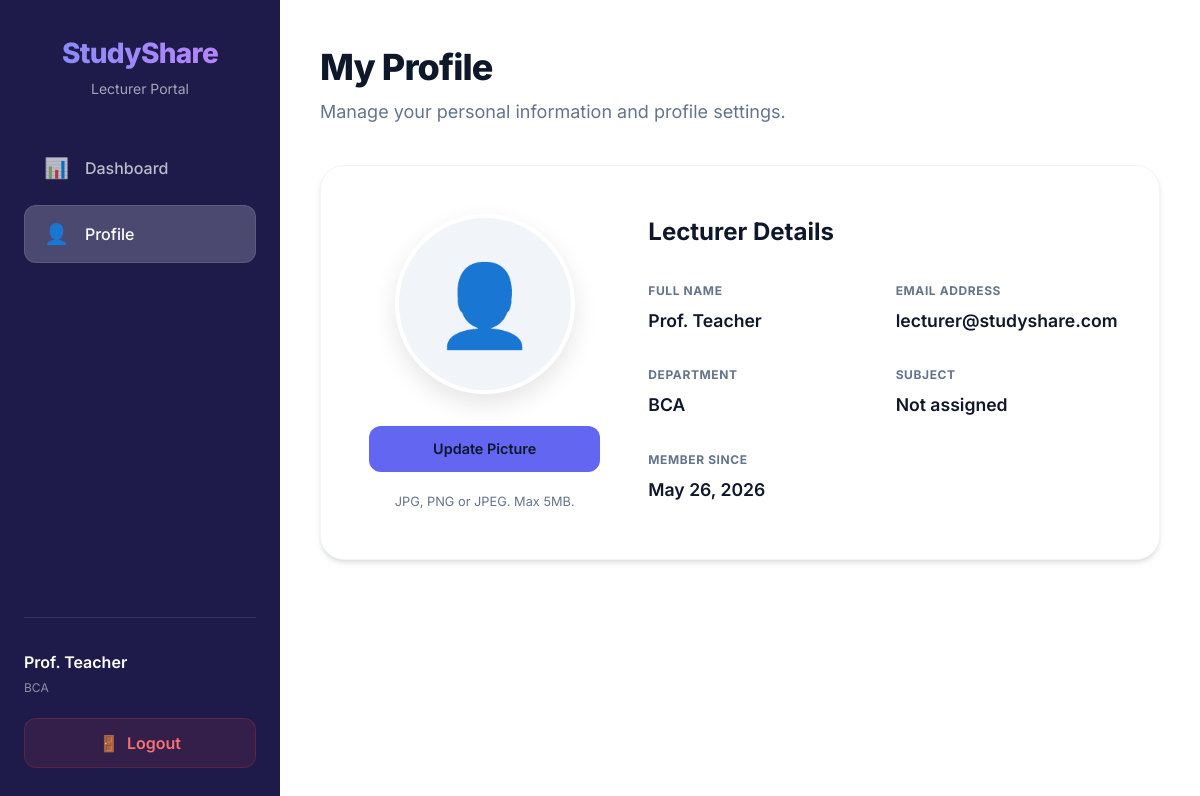
The app's page /lecture/profile.php (signed in) with its own data.
### tables this page shows
CREATE TABLE IF NOT EXISTS lecturers (
    id INT PRIMARY KEY AUTO_INCREMENT,
    username VARCHAR(100) UNIQUE NOT NULL,
    password VARCHAR(255) NOT NULL,
    name VARCHAR(100) NOT NULL,
    email VARCHAR(100),
    department VARCHAR(50) NOT NULL,
    subject VARCHAR(100),
    created_at TIMESTAMP DEFAULT CURRENT_TIMESTAMP
);

### common/auth_lecturer.php (called while the page is built, shortened)
<?php
require_once __DIR__ . '/functions.php';
function getCurrentLecturer() {
    $pdo = db();
    $stmt = $pdo->prepare('SELECT * FROM lecturers WHERE id = ?');
    $stmt->execute([$_SESSION['lecturer_id']]);
    $lecturer = $stmt->fetch();
    return $lecturer;
}
?>

### common/functions.php (called while the page is built, shortened)
<?php
function sanitize($value)
{
    return htmlspecialchars(trim($value), ENT_QUOTES, 'UTF-8');
}

### lecture/profile.php (the view, shortened to what this page needs)
<?php
require_once __DIR__ . '/../common/auth_lecturer.php';
require_once __DIR__ . '/../common/functions.php';
$lecturer = getCurrentLecturer();
?>
<!DOCTYPE html>
<html lang="en">
<head>
    <link rel="stylesheet" href="../assets/css/lecturer.css">
</head>
<body>
    <div class="lecturer-layout">
        <aside class="lecturer-sidebar">
            <div class="sidebar-brand">
                <h2>StudyShare</h2>
                <p>Lecturer Portal</p>
            </div>
            <nav class="sidebar-nav">
                <a href="dashboard.php" class="nav-item">
                    <span class="icon">📊</span> Dashboard
                </a>
                <a href="profile.php" class="nav-item active">
                    <span class="icon">👤</span> Profile
                </a>
            </nav>
            <div class="sidebar-footer">
                <div class="lecturer-info">
                    <p><?= sanitize($lecturer['name']) ?></p>
                    <small><?= sanitize($lecturer['department']) ?></small>
                </div>
                <a href="logout.php" class="logout-btn">
                    <span class="icon">🚪</span> Logout
                </a>
            </div>
        </aside>
        <main class="lecturer-main">
            <header class="lecturer-header">
                <h1>My Profile</h1>
                <p>Manage your personal information and profile settings.</p>
            </header>
            <div class="profile-card">
                <div class="avatar-section">
                    <div class="avatar-wrapper">
                        <?php if (!empty($lecturer['profile_image']) && file_exists(PROFILE_DIR . $lecturer['profile_image'])): ?>
                            <img src="<?= getProfileImage($lecturer['profile_image']) ?>" alt="Profile">
                        <?php else: ?>
                            👤
                        <?php endif; ?>
                    </div>
                    <form method="POST" enctype="multipart/form-data">
                        <div class="form-group">
                            <label for="profile_image" class="btn btn-primary" style="width: auto; padding: 0.75rem 1.5rem; cursor: pointer;">
                                Update Picture
                            </label>
                        </div>
                        <p style="font-size: 0.8rem; color: var(--text-muted); margin-top: 1rem;">JPG, PNG or JPEG. Max 5MB.</p>
                    </form>
                </div>
                <div class="info-section">
                    <h2>Lecturer Details</h2>
                    <div class="info-grid">
                        <div class="info-item">
                            <label>Full Name</label>
                            <p><?= sanitize($lecturer['name']) ?></p>
                        </div>
                        <div class="info-item">
                            <label>Email Address</label>
                            <p><?= sanitize($lecturer['email'] ?? 'Not provided') ?></p>
                        </div>
                        <div class="info-item">
                            <label>Department</label>
                            <p><?= sanitize($lecturer['department']) ?></p>
                        </div>
                        <div class="info-item">
                            <label>Subject</label>
                            <p><?= sanitize($lecturer['subject'] ?? 'Not assigned') ?></p>
                        </div>
                        <div class="info-item">
                            <label>Member Since</label>
                            <p><?= date('M d, Y', strtotime($lecturer['created_at'])) ?></p>
                        </div>
                    </div>
                </div>
            </div>
        </main>
    </div>
</body>
</html>

### assets/css/lecturer.css (style rules this page uses)
:root { --primary: #6366f1; --primary-hover: #4f46e5; --sidebar-bg: #1e1b4b; --sidebar-hover: rgba(255, 255, 255, 0.1); --sidebar-active: rgba(255, 255, 255, 0.2); --bg-main: #ffffff; --card-bg: #ffffff; --text-dark: #0f172a; --text-muted: #64748b; --border: #f1f5f9; --success: #10b981; --danger: #ef4444; --warning: #f59e0b; --shadow-sm: 0 1px 2px 0 rgb(0 0 0 / 0.05); --shadow: 0 4px 6px -1px rgb(0 0 0 / 0.1), 0 2px 4px -2px rgb(0 0 0 / 0.1); --shadow-lg: 0 10px 15px -3px rgb(0 0 0 / 0.1), 0 4px 6px -4px rgb(0 0 0 / 0.1); }
* { margin: 0; padding: 0; box-sizing: border-box; }
body { font-family: 'Inter', system-ui, -apple-system, sans-serif; background-color: var(--bg-main); color: var(--text-dark); line-height: 1.5; overflow-x: hidden; }
.lecturer-layout { display: flex; min-height: 100vh; }
.lecturer-sidebar { width: 280px; background: var(--sidebar-bg); color: white; padding: 2rem 1.5rem; position: fixed; height: 100vh; left: 0; top: 0; display: flex; flex-direction: column; z-index: 1000; transition: transform 0.3s ease; }
.sidebar-brand { margin-bottom: 2.5rem; text-align: center; }
.sidebar-brand h2 { font-size: 1.75rem; font-weight: 800; letter-spacing: -0.025em; background: linear-gradient(to right, #818cf8, #c084fc); -webkit-background-clip: text; -webkit-text-fill-color: transparent; }
.sidebar-brand p { font-size: 0.875rem; opacity: 0.6; margin-top: 0.25rem; }
.sidebar-nav { display: flex; flex-direction: column; gap: 0.5rem; flex: 1; }
.nav-item { display: flex; align-items: center; gap: 1rem; padding: 0.875rem 1.25rem; color: rgba(255, 255, 255, 0.7); text-decoration: none; border-radius: 0.75rem; font-weight: 500; transition: all 0.2s ease; }
.nav-item.active { background: var(--sidebar-active); color: white; box-shadow: inset 0 0 0 1px rgba(255, 255, 255, 0.1); }
.nav-item .icon { font-size: 1.25rem; }
.sidebar-footer { margin-top: auto; padding-top: 2rem; border-top: 1px solid rgba(255, 255, 255, 0.1); }
.lecturer-info { margin-bottom: 1.25rem; }
.lecturer-info p { font-weight: 600; font-size: 1rem; }
.lecturer-info small { font-size: 0.75rem; opacity: 0.5; }
.logout-btn { display: flex; align-items: center; justify-content: center; gap: 0.5rem; width: 100%; padding: 0.75rem; background: rgba(239, 68, 68, 0.1); color: #f87171; border: 1px solid rgba(239, 68, 68, 0.2); border-radius: 0.75rem; text-decoration: none; font-weight: 600; transition: all 0.2s ease; }
.lecturer-main { margin-left: 280px; flex: 1; padding: 2.5rem; min-width: 0; }
.lecturer-header { margin-bottom: 2.5rem; }
.lecturer-header h1 { font-size: 2.25rem; font-weight: 800; color: var(--text-dark); letter-spacing: -0.025em; }
.lecturer-header p { color: var(--text-muted); font-size: 1.125rem; margin-top: 0.25rem; }
.form-group { margin-bottom: 1.25rem; }
.form-group label { display: block; font-weight: 600; margin-bottom: 0.5rem; font-size: 0.9rem; color: var(--text-dark); }
.btn { display: inline-flex; align-items: center; justify-content: center; gap: 0.5rem; padding: 0.75rem 1.5rem; border-radius: 0.75rem; font-weight: 600; cursor: pointer; text-decoration: none; transition: all 0.2s ease; border: none; }
.btn-primary { background: var(--primary); color: white; width: 100%; }

### lecture/profile.php (style rules this page uses)
.profile-card { display: grid; grid-template-columns: 1fr 2fr; gap: 3rem; background: white; padding: 3rem; border-radius: 1.5rem; box-shadow: var(--shadow); border: 1px solid var(--border); }
.avatar-section { text-align: center; }
.avatar-wrapper { width: 180px; height: 180px; margin: 0 auto 2rem; border-radius: 50%; overflow: hidden; border: 4px solid white; box-shadow: 0 10px 25px rgba(0,0,0,0.1); background: #f1f5f9; display: flex; align-items: center; justify-content: center; font-size: 5rem; }
.info-section h2 { font-size: 1.5rem; font-weight: 700; margin-bottom: 2rem; color: var(--text-dark); }
.info-grid { display: grid; grid-template-columns: repeat(auto-fit, minmax(200px, 1fr)); gap: 2rem; }
.info-item label { display: block; font-size: 0.75rem; font-weight: 700; color: var(--text-muted); text-transform: uppercase; letter-spacing: 0.05em; margin-bottom: 0.5rem; }
.info-item p { font-size: 1.1rem; font-weight: 600; color: var(--text-dark); }

### records on screen
lecturers: name "Prof. Teacher", department "BCA", email "lecturer@studyshare.com", subject "Not assigned", created_at "May 26, 2026"
